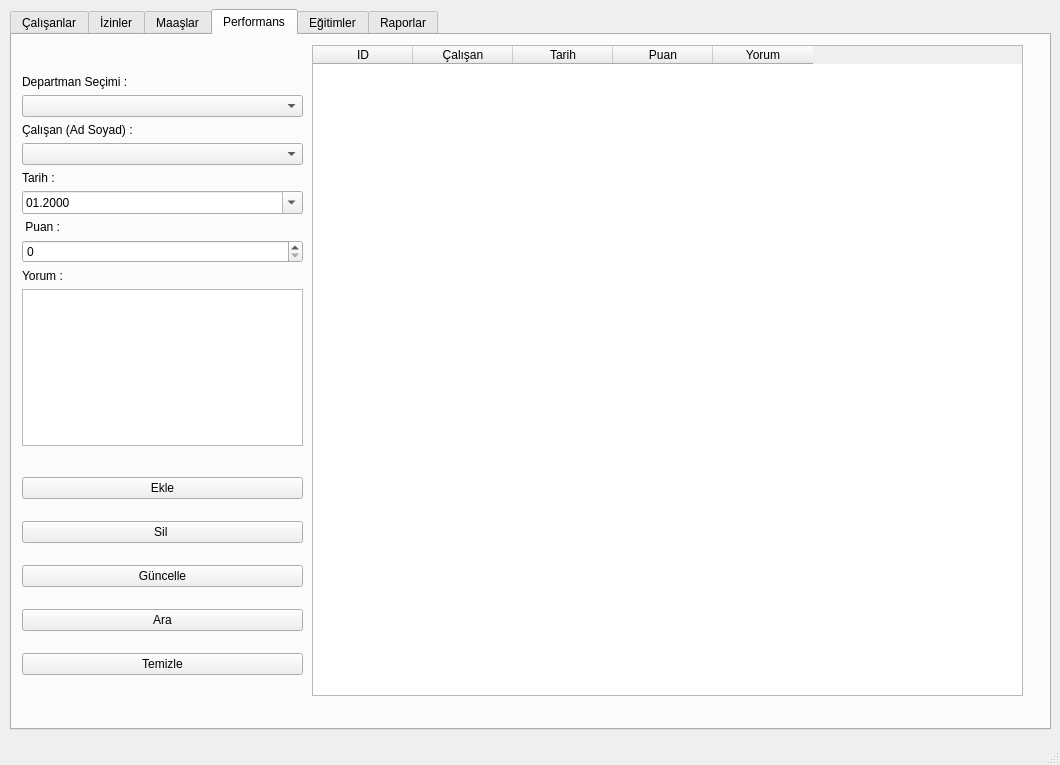
<?xml version="1.0" encoding="UTF-8"?>
<ui version="4.0">
 <class>MainWindow</class>
 <widget class="QMainWindow" name="MainWindow">
  <property name="geometry">
   <rect>
    <x>0</x>
    <y>0</y>
    <width>1060</width>
    <height>765</height>
   </rect>
  </property>
  <property name="windowTitle">
   <string>MainWindow</string>
  </property>
  <property name="autoFillBackground">
   <bool>false</bool>
  </property>
  <widget class="QWidget" name="centralwidget">
   <widget class="QWidget" name="horizontalLayoutWidget">
    <property name="geometry">
     <rect>
      <x>10</x>
      <y>9</y>
      <width>1041</width>
      <height>721</height>
     </rect>
    </property>
    <layout class="QHBoxLayout" name="horizontalLayout_3">
     <item>
      <widget class="QTabWidget" name="tabWidget">
       <property name="enabled">
        <bool>true</bool>
       </property>
       <property name="tabPosition">
        <enum>QTabWidget::North</enum>
       </property>
       <property name="currentIndex">
        <number>3</number>
       </property>
       <widget class="QWidget" name="tab">
        <attribute name="title">
         <string>Çalışanlar</string>
        </attribute>
        <widget class="QWidget" name="verticalLayoutWidget">
         <property name="geometry">
          <rect>
           <x>10</x>
           <y>410</y>
           <width>281</width>
           <height>251</height>
          </rect>
         </property>
         <layout class="QVBoxLayout" name="verticalLayout">
          <item>
           <widget class="QPushButton" name="calisanEkle">
            <property name="text">
             <string>Ekle</string>
            </property>
           </widget>
          </item>
          <item>
           <widget class="QPushButton" name="calisanGuncelle">
            <property name="text">
             <string>Güncelle</string>
            </property>
           </widget>
          </item>
          <item>
           <widget class="QPushButton" name="calisanSil">
            <property name="text">
             <string>Sil</string>
            </property>
           </widget>
          </item>
          <item>
           <widget class="QPushButton" name="calisanAra">
            <property name="cursor">
             <cursorShape>ArrowCursor</cursorShape>
            </property>
            <property name="text">
             <string>Ara</string>
            </property>
           </widget>
          </item>
          <item>
           <widget class="QPushButton" name="calisanTemizle">
            <property name="text">
             <string>Temizle</string>
            </property>
           </widget>
          </item>
         </layout>
        </widget>
        <widget class="QTableWidget" name="tblCalisanlar">
         <property name="geometry">
          <rect>
           <x>305</x>
           <y>11</y>
           <width>701</width>
           <height>651</height>
          </rect>
         </property>
         <property name="editTriggers">
          <set>QAbstractItemView::NoEditTriggers</set>
         </property>
         <property name="selectionMode">
          <enum>QAbstractItemView::SingleSelection</enum>
         </property>
         <property name="selectionBehavior">
          <enum>QAbstractItemView::SelectRows</enum>
         </property>
         <column>
          <property name="text">
           <string>ID</string>
          </property>
         </column>
         <column>
          <property name="text">
           <string>Adı</string>
          </property>
         </column>
         <column>
          <property name="text">
           <string>Soyadı</string>
          </property>
         </column>
         <column>
          <property name="text">
           <string>Pozisyon</string>
          </property>
         </column>
         <column>
          <property name="text">
           <string>İşe Giriş</string>
          </property>
         </column>
         <column>
          <property name="text">
           <string>Departman</string>
          </property>
         </column>
        </widget>
        <widget class="QWidget" name="formLayoutWidget">
         <property name="geometry">
          <rect>
           <x>10</x>
           <y>40</y>
           <width>281</width>
           <height>351</height>
          </rect>
         </property>
         <layout class="QVBoxLayout" name="verticalLayout_6">
          <item>
           <widget class="QLabel" name="label">
            <property name="text">
             <string> Adı : </string>
            </property>
           </widget>
          </item>
          <item>
           <widget class="QLineEdit" name="calisanAd">
            <property name="text">
             <string/>
            </property>
           </widget>
          </item>
          <item>
           <widget class="QLabel" name="label_2">
            <property name="text">
             <string> Soyadı : </string>
            </property>
           </widget>
          </item>
          <item>
           <widget class="QLineEdit" name="calisanSoyadi">
            <property name="text">
             <string/>
            </property>
           </widget>
          </item>
          <item>
           <widget class="QLabel" name="label_3">
            <property name="text">
             <string>Departmanı : </string>
            </property>
           </widget>
          </item>
          <item>
           <widget class="QComboBox" name="calisanDepartman">
            <property name="contextMenuPolicy">
             <enum>Qt::DefaultContextMenu</enum>
            </property>
            <property name="placeholderText">
             <string/>
            </property>
           </widget>
          </item>
          <item>
           <widget class="QLabel" name="label_4">
            <property name="text">
             <string>Pozisyon : </string>
            </property>
           </widget>
          </item>
          <item>
           <widget class="QLineEdit" name="calisanPozisyon">
            <property name="text">
             <string/>
            </property>
           </widget>
          </item>
          <item>
           <widget class="QLabel" name="label_5">
            <property name="text">
             <string>İşe Giriş Tarihi :</string>
            </property>
           </widget>
          </item>
          <item>
           <widget class="QDateEdit" name="calisanGirisTarihi">
            <property name="calendarPopup">
             <bool>true</bool>
            </property>
           </widget>
          </item>
         </layout>
        </widget>
       </widget>
       <widget class="QWidget" name="tab_2">
        <attribute name="title">
         <string>İzinler</string>
        </attribute>
        <widget class="QWidget" name="formLayoutWidget_2">
         <property name="geometry">
          <rect>
           <x>10</x>
           <y>34</y>
           <width>281</width>
           <height>362</height>
          </rect>
         </property>
         <layout class="QVBoxLayout" name="verticalLayout_2">
          <item>
           <widget class="QLabel" name="label_26">
            <property name="text">
             <string>Departman Seçimi :</string>
            </property>
           </widget>
          </item>
          <item>
           <widget class="QComboBox" name="departmanSecimi"/>
          </item>
          <item>
           <widget class="QLabel" name="label_9">
            <property name="text">
             <string>Çalışan Seçimi :</string>
            </property>
           </widget>
          </item>
          <item>
           <widget class="QComboBox" name="calisanSecimi"/>
          </item>
          <item>
           <widget class="QLabel" name="label_8">
            <property name="text">
             <string>İzin Başlangıç Tarihi: </string>
            </property>
           </widget>
          </item>
          <item>
           <widget class="QDateEdit" name="izinBasTarihi">
            <property name="calendarPopup">
             <bool>true</bool>
            </property>
           </widget>
          </item>
          <item>
           <widget class="QLabel" name="label_10">
            <property name="text">
             <string>İzin Bitiş Tarihi: </string>
            </property>
           </widget>
          </item>
          <item>
           <widget class="QDateEdit" name="izinBitTarihi">
            <property name="calendarPopup">
             <bool>true</bool>
            </property>
           </widget>
          </item>
          <item>
           <widget class="QLabel" name="label_7">
            <property name="text">
             <string>İzin Türü :</string>
            </property>
           </widget>
          </item>
          <item>
           <widget class="QLineEdit" name="izinTuru"/>
          </item>
          <item>
           <widget class="QLabel" name="label_6">
            <property name="text">
             <string>Onay Durumu: </string>
            </property>
           </widget>
          </item>
          <item>
           <widget class="QComboBox" name="onayDurumu">
            <property name="accessibleDescription">
             <string/>
            </property>
           </widget>
          </item>
         </layout>
        </widget>
        <widget class="QWidget" name="verticalLayoutWidget_2">
         <property name="geometry">
          <rect>
           <x>10</x>
           <y>400</y>
           <width>281</width>
           <height>261</height>
          </rect>
         </property>
         <layout class="QVBoxLayout" name="verticalLayout_3">
          <item>
           <widget class="QPushButton" name="izinOnay">
            <property name="text">
             <string>Ekle</string>
            </property>
           </widget>
          </item>
          <item>
           <widget class="QPushButton" name="izinSil">
            <property name="text">
             <string>Sil </string>
            </property>
           </widget>
          </item>
          <item>
           <widget class="QPushButton" name="izinGuncelle">
            <property name="text">
             <string>Güncelle</string>
            </property>
           </widget>
          </item>
          <item>
           <widget class="QPushButton" name="izinAra">
            <property name="text">
             <string>Ara</string>
            </property>
           </widget>
          </item>
          <item>
           <widget class="QPushButton" name="alanTemizle">
            <property name="text">
             <string>Temizle</string>
            </property>
           </widget>
          </item>
         </layout>
        </widget>
        <widget class="QTableWidget" name="tblzin">
         <property name="geometry">
          <rect>
           <x>300</x>
           <y>10</y>
           <width>711</width>
           <height>651</height>
          </rect>
         </property>
         <property name="editTriggers">
          <set>QAbstractItemView::NoEditTriggers</set>
         </property>
         <property name="selectionMode">
          <enum>QAbstractItemView::SingleSelection</enum>
         </property>
         <property name="selectionBehavior">
          <enum>QAbstractItemView::SelectRows</enum>
         </property>
         <column>
          <property name="text">
           <string>ID</string>
          </property>
         </column>
         <column>
          <property name="text">
           <string>Çalışan</string>
          </property>
         </column>
         <column>
          <property name="text">
           <string>Başlangıç Tarihi</string>
          </property>
         </column>
         <column>
          <property name="text">
           <string>Bitiş Tarihi</string>
          </property>
         </column>
         <column>
          <property name="text">
           <string>İzin Türü</string>
          </property>
         </column>
         <column>
          <property name="text">
           <string>İzin Durumu</string>
          </property>
         </column>
        </widget>
       </widget>
       <widget class="QWidget" name="tab_3">
        <attribute name="title">
         <string>Maaşlar</string>
        </attribute>
        <widget class="QTableWidget" name="tblMaas">
         <property name="geometry">
          <rect>
           <x>300</x>
           <y>10</y>
           <width>711</width>
           <height>651</height>
          </rect>
         </property>
         <property name="editTriggers">
          <set>QAbstractItemView::NoEditTriggers</set>
         </property>
         <property name="selectionMode">
          <enum>QAbstractItemView::SingleSelection</enum>
         </property>
         <property name="selectionBehavior">
          <enum>QAbstractItemView::SelectRows</enum>
         </property>
         <column>
          <property name="text">
           <string>ID</string>
          </property>
         </column>
         <column>
          <property name="text">
           <string>Çalışan</string>
          </property>
         </column>
         <column>
          <property name="text">
           <string>Tarih</string>
          </property>
         </column>
         <column>
          <property name="text">
           <string>Brüt Maaş</string>
          </property>
         </column>
         <column>
          <property name="text">
           <string>Kesinti</string>
          </property>
         </column>
         <column>
          <property name="text">
           <string>Prim</string>
          </property>
         </column>
         <column>
          <property name="text">
           <string>Net Maaş</string>
          </property>
         </column>
        </widget>
        <widget class="QWidget" name="verticalLayoutWidget_3">
         <property name="geometry">
          <rect>
           <x>10</x>
           <y>450</y>
           <width>281</width>
           <height>211</height>
          </rect>
         </property>
         <layout class="QVBoxLayout" name="verticalLayout_4">
          <item>
           <widget class="QPushButton" name="maasOnay">
            <property name="text">
             <string>Ekle</string>
            </property>
           </widget>
          </item>
          <item>
           <widget class="QPushButton" name="maasSil">
            <property name="text">
             <string>Sil </string>
            </property>
           </widget>
          </item>
          <item>
           <widget class="QPushButton" name="maasGuncelle">
            <property name="text">
             <string>Güncelle</string>
            </property>
           </widget>
          </item>
          <item>
           <widget class="QPushButton" name="maasAra">
            <property name="text">
             <string>Ara</string>
            </property>
           </widget>
          </item>
          <item>
           <widget class="QPushButton" name="maasTemizle">
            <property name="text">
             <string>Temizle</string>
            </property>
           </widget>
          </item>
         </layout>
        </widget>
        <widget class="QWidget" name="formLayoutWidget_3">
         <property name="geometry">
          <rect>
           <x>10</x>
           <y>40</y>
           <width>281</width>
           <height>399</height>
          </rect>
         </property>
         <layout class="QVBoxLayout" name="verticalLayout_7">
          <item>
           <widget class="QLabel" name="label_27">
            <property name="text">
             <string>Departman Seçimi :</string>
            </property>
           </widget>
          </item>
          <item>
           <widget class="QComboBox" name="departmanSecimi_2"/>
          </item>
          <item>
           <widget class="QLabel" name="label_11">
            <property name="text">
             <string>Çalışan (Ad Soyad) : </string>
            </property>
           </widget>
          </item>
          <item>
           <widget class="QComboBox" name="calisanSecimi_Maas"/>
          </item>
          <item>
           <widget class="QLabel" name="label_15">
            <property name="text">
             <string>Tarih :</string>
            </property>
           </widget>
          </item>
          <item>
           <widget class="QDateEdit" name="maasAy">
            <property name="currentSection">
             <enum>QDateTimeEdit::MonthSection</enum>
            </property>
            <property name="displayFormat">
             <string>MM.yyyy</string>
            </property>
            <property name="calendarPopup">
             <bool>true</bool>
            </property>
           </widget>
          </item>
          <item>
           <widget class="QLabel" name="label_16">
            <property name="text">
             <string>Brüt Maaş :</string>
            </property>
           </widget>
          </item>
          <item>
           <widget class="QLineEdit" name="brutMaas"/>
          </item>
          <item>
           <widget class="QLabel" name="label_13">
            <property name="text">
             <string> Kesinti :</string>
            </property>
           </widget>
          </item>
          <item>
           <widget class="QLineEdit" name="kesintiMaas"/>
          </item>
          <item>
           <widget class="QLabel" name="label_14">
            <property name="text">
             <string>Prim :</string>
            </property>
           </widget>
          </item>
          <item>
           <widget class="QLineEdit" name="maasPrim"/>
          </item>
          <item>
           <widget class="QLabel" name="label_12">
            <property name="text">
             <string>Net Maaş :</string>
            </property>
           </widget>
          </item>
          <item>
           <widget class="QLineEdit" name="netMaas"/>
          </item>
         </layout>
        </widget>
       </widget>
       <widget class="QWidget" name="tab_4">
        <attribute name="title">
         <string>Performans</string>
        </attribute>
        <widget class="QWidget" name="formLayoutWidget_4">
         <property name="geometry">
          <rect>
           <x>10</x>
           <y>40</y>
           <width>281</width>
           <height>371</height>
          </rect>
         </property>
         <layout class="QVBoxLayout" name="verticalLayout_8">
          <item>
           <widget class="QLabel" name="label_28">
            <property name="text">
             <string>Departman Seçimi :</string>
            </property>
           </widget>
          </item>
          <item>
           <widget class="QComboBox" name="departmanSecimi_3"/>
          </item>
          <item>
           <widget class="QLabel" name="label_17">
            <property name="text">
             <string>Çalışan (Ad Soyad) : </string>
            </property>
           </widget>
          </item>
          <item>
           <widget class="QComboBox" name="calisanSecimi_perf"/>
          </item>
          <item>
           <widget class="QLabel" name="label_18">
            <property name="text">
             <string>Tarih :</string>
            </property>
           </widget>
          </item>
          <item>
           <widget class="QDateEdit" name="perfTarih">
            <property name="displayFormat">
             <string>MM.yyyy</string>
            </property>
            <property name="calendarPopup">
             <bool>true</bool>
            </property>
           </widget>
          </item>
          <item>
           <widget class="QLabel" name="label_19">
            <property name="text">
             <string> Puan : </string>
            </property>
           </widget>
          </item>
          <item>
           <widget class="QSpinBox" name="puanPerf"/>
          </item>
          <item>
           <widget class="QLabel" name="label_20">
            <property name="text">
             <string>Yorum : </string>
            </property>
           </widget>
          </item>
          <item>
           <widget class="QTextEdit" name="yorum_perf"/>
          </item>
         </layout>
        </widget>
        <widget class="QWidget" name="verticalLayoutWidget_4">
         <property name="geometry">
          <rect>
           <x>10</x>
           <y>426</y>
           <width>281</width>
           <height>231</height>
          </rect>
         </property>
         <layout class="QVBoxLayout" name="verticalLayout_5">
          <item>
           <widget class="QPushButton" name="yorumEkle">
            <property name="text">
             <string>Ekle</string>
            </property>
           </widget>
          </item>
          <item>
           <widget class="QPushButton" name="yorumSil">
            <property name="text">
             <string>Sil </string>
            </property>
           </widget>
          </item>
          <item>
           <widget class="QPushButton" name="yorumGuncelle">
            <property name="text">
             <string>Güncelle</string>
            </property>
           </widget>
          </item>
          <item>
           <widget class="QPushButton" name="perfAra">
            <property name="text">
             <string>Ara</string>
            </property>
           </widget>
          </item>
          <item>
           <widget class="QPushButton" name="formTemizle">
            <property name="text">
             <string>Temizle</string>
            </property>
           </widget>
          </item>
         </layout>
        </widget>
        <widget class="QTableWidget" name="tblPerf">
         <property name="geometry">
          <rect>
           <x>300</x>
           <y>10</y>
           <width>711</width>
           <height>651</height>
          </rect>
         </property>
         <property name="editTriggers">
          <set>QAbstractItemView::NoEditTriggers</set>
         </property>
         <property name="selectionMode">
          <enum>QAbstractItemView::SingleSelection</enum>
         </property>
         <property name="selectionBehavior">
          <enum>QAbstractItemView::SelectRows</enum>
         </property>
         <column>
          <property name="text">
           <string>ID</string>
          </property>
         </column>
         <column>
          <property name="text">
           <string>Çalışan</string>
          </property>
         </column>
         <column>
          <property name="text">
           <string>Tarih</string>
          </property>
         </column>
         <column>
          <property name="text">
           <string>Puan</string>
          </property>
         </column>
         <column>
          <property name="text">
           <string>Yorum</string>
          </property>
         </column>
        </widget>
       </widget>
       <widget class="QWidget" name="tab_5">
        <attribute name="title">
         <string>Eğitimler</string>
        </attribute>
        <widget class="QGroupBox" name="groupBox_egitimEkle">
         <property name="geometry">
          <rect>
           <x>0</x>
           <y>20</y>
           <width>291</width>
           <height>211</height>
          </rect>
         </property>
         <property name="title">
          <string>Eğitim Ekle</string>
         </property>
         <property name="alignment">
          <set>Qt::AlignCenter</set>
         </property>
         <property name="flat">
          <bool>false</bool>
         </property>
         <layout class="QFormLayout" name="formLayout_4">
          <item row="0" column="0">
           <widget class="QLabel" name="label_21">
            <property name="text">
             <string>Eğitim Adı : </string>
            </property>
           </widget>
          </item>
          <item row="0" column="1">
           <widget class="QLineEdit" name="EgitimAdi"/>
          </item>
          <item row="1" column="0">
           <widget class="QLabel" name="label_23">
            <property name="text">
             <string>Eğitmen Adı : </string>
            </property>
           </widget>
          </item>
          <item row="1" column="1">
           <widget class="QLineEdit" name="EgitmenAdi"/>
          </item>
          <item row="2" column="0">
           <widget class="QLabel" name="label_22">
            <property name="text">
             <string>Tarih Seçimi :</string>
            </property>
           </widget>
          </item>
          <item row="2" column="1">
           <widget class="QDateEdit" name="EgitimTarihi">
            <property name="calendarPopup">
             <bool>true</bool>
            </property>
           </widget>
          </item>
          <item row="3" column="0" colspan="2">
           <widget class="QPushButton" name="btnEgitimKaydet">
            <property name="text">
             <string>Eğitimi Kaydet</string>
            </property>
           </widget>
          </item>
         </layout>
        </widget>
        <widget class="QTableWidget" name="tblEgitimler">
         <property name="geometry">
          <rect>
           <x>300</x>
           <y>10</y>
           <width>711</width>
           <height>261</height>
          </rect>
         </property>
         <property name="editTriggers">
          <set>QAbstractItemView::NoEditTriggers</set>
         </property>
         <column>
          <property name="text">
           <string>ID</string>
          </property>
         </column>
         <column>
          <property name="text">
           <string>Eğitim Adı</string>
          </property>
         </column>
         <column>
          <property name="text">
           <string>Eğitmen Adı</string>
          </property>
         </column>
         <column>
          <property name="text">
           <string>Tarih</string>
          </property>
         </column>
        </widget>
        <widget class="QGroupBox" name="groupBox_katilimEkle">
         <property name="geometry">
          <rect>
           <x>0</x>
           <y>300</y>
           <width>291</width>
           <height>221</height>
          </rect>
         </property>
         <property name="title">
          <string>Katılım Ekle</string>
         </property>
         <property name="alignment">
          <set>Qt::AlignCenter</set>
         </property>
         <property name="flat">
          <bool>false</bool>
         </property>
         <layout class="QFormLayout" name="formLayout_5">
          <item row="0" column="0">
           <widget class="QLabel" name="label_24">
            <property name="text">
             <string>Eğitim seçimi : </string>
            </property>
           </widget>
          </item>
          <item row="0" column="1">
           <widget class="QComboBox" name="EgitimSecimi"/>
          </item>
          <item row="1" column="0">
           <widget class="QLabel" name="label_25">
            <property name="text">
             <string>Çalışan seçimi : </string>
            </property>
           </widget>
          </item>
          <item row="1" column="1">
           <widget class="QComboBox" name="CalisanSecimi"/>
          </item>
          <item row="2" column="0" colspan="2">
           <widget class="QPushButton" name="btnKatilimEkle">
            <property name="text">
             <string>Katılım Ekle</string>
            </property>
           </widget>
          </item>
         </layout>
        </widget>
        <widget class="QTableWidget" name="tblKatilimListesi">
         <property name="geometry">
          <rect>
           <x>300</x>
           <y>290</y>
           <width>711</width>
           <height>381</height>
          </rect>
         </property>
         <property name="editTriggers">
          <set>QAbstractItemView::NoEditTriggers</set>
         </property>
         <column>
          <property name="text">
           <string>ID</string>
          </property>
         </column>
         <column>
          <property name="text">
           <string>Çalışan Ad Soyad</string>
          </property>
         </column>
         <column>
          <property name="text">
           <string>Eğitim Adı</string>
          </property>
         </column>
        </widget>
       </widget>
       <widget class="QWidget" name="tab_6">
        <attribute name="title">
         <string>Raporlar</string>
        </attribute>
       </widget>
      </widget>
     </item>
    </layout>
   </widget>
  </widget>
  <widget class="QStatusBar" name="statusbar"/>
 </widget>
 <resources/>
 <connections/>
</ui>
